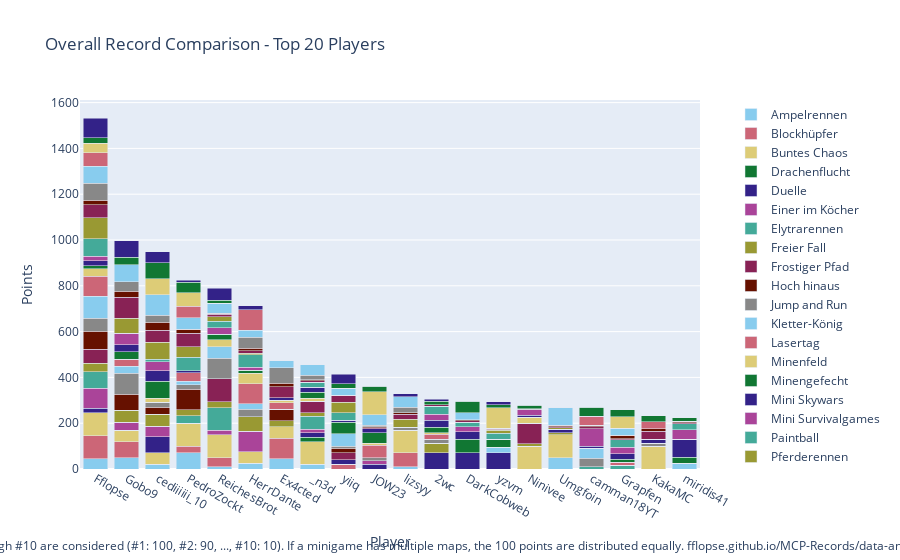

This figure's notebook cell:
### Code cell
import plotly.graph_objects as go

# Sum all columns to get the total score
outDf['Total'] = outDf.sum(axis=1)

# Sort by total score and fill N/A values with 0
outDf = outDf.sort_values(by='Total', ascending=False).fillna(0)

# Crop to top 10 players
cropDf = outDf.head(20).copy()

# Drop the 'Total' column for plotting
cropDf = cropDf.drop(columns=['Total'])

# Create a color palette
color_palette = px.colors.qualitative.Safe

# Create the stacked bar plot
fig = go.Figure()

for column in cropDf.columns.difference(['Player']):
    fig.add_trace(go.Bar(
        x=cropDf.index,
        y=cropDf[column],
        name=column,
        marker_color=color_palette[len(fig.data) % len(color_palette)]
    ))

# Update layout
fig.update_layout(
    barmode='stack',
    title='Overall Record Comparison - Top 20 Players',
    xaxis=dict(title='Player'),
    yaxis=dict(title='Points'),
    #height=800,
    #width=1000,
    legend=dict(
        x=1.05,
        y=0.5,
        traceorder='normal',
        font=dict(size=12),
        bgcolor='rgba(255, 255, 255, 0)',
        bordercolor='rgba(0, 0, 0, 0)'
    ),
    margin=dict(r=200),  # Adjust right margin to make room for the legend
    annotations=[
        dict(
            x=0.5,
            y=-0.235,
            xref='paper',
            yref='paper',
            text='Max 100 points per minigame. Records #1 through #10 are considered (#1: 100, #2: 90, ..., #10: 10). If a minigame has multiple maps, the 100 points are distributed equally. fflopse.github.io/MCP-Records/data-analysis/global-ranking.ipynb',
            showarrow=False,
            font=dict(size=12),
            xanchor='center'
        )
    ]
)

fig.show()

# save the plot as an html file

fig.write_html('out/overall_record_comparison.html')

### Figure 1 — Plotly figure (JSON) as saved in the notebook; plotly's stock layout.template omitted (floating-point values rounded to 4 significant figures)
{"data": [{"marker": {"color": "rgb(136, 204, 238)"}, "name": "Ampelrennen", "type": "bar", "x": ["Fflopse", "Gobo9", "cediiiiii_10", "PedroZockt", "ReichesBrot", "HerrDante", "Ex4cted", "_n3d", "yiiq", "JOW23", "lizsyy", "2wc", "DarkCobweb", "yzvm", "Ninivee", "Umgfoin", "camman18YT", "Grapfen", "KakaMC", "miridis41"], "y": [45, 50, 20, 70, 10, 25, 45, 20, 0, 0, 10, 0, 0, 0, 0, 50, 0, 0, 0, 25]}, {"marker": {"color": "rgb(204, 102, 119)"}, "name": "Blockhüpfer", "type": "bar", "x": ["Fflopse", "Gobo9", "cediiiiii_10", "PedroZockt", "ReichesBrot", "HerrDante", "Ex4cted", "_n3d", "yiiq", "JOW23", "lizsyy", "2wc", "DarkCobweb", "yzvm", "Ninivee", "Umgfoin", "camman18YT", "Grapfen", "KakaMC", "miridis41"], "y": [100, 70, 0, 30, 40, 0, 90, 0, 20, 0, 60, 0, 0, 0, 0, 0, 0, 0, 0, 0]}, {"marker": {"color": "rgb(221, 204, 119)"}, "name": "Buntes Chaos", "type": "bar", "x": ["Fflopse", "Gobo9", "cediiiiii_10", "PedroZockt", "ReichesBrot", "HerrDante", "Ex4cted", "_n3d", "yiiq", "JOW23", "lizsyy", "2wc", "DarkCobweb", "yzvm", "Ninivee", "Umgfoin", "camman18YT", "Grapfen", "KakaMC", "miridis41"], "y": [100, 50, 50, 100, 100, 50, 50, 100, 0, 0, 100, 0, 0, 0, 100, 100, 0, 0, 100, 0]}, {"marker": {"color": "rgb(17, 119, 51)"}, "name": "Drachenflucht", "type": "bar", "x": ["Fflopse", "Gobo9", "cediiiiii_10", "PedroZockt", "ReichesBrot", "HerrDante", "Ex4cted", "_n3d", "yiiq", "JOW23", "lizsyy", "2wc", "DarkCobweb", "yzvm", "Ninivee", "Umgfoin", "camman18YT", "Grapfen", "KakaMC", "miridis41"], "y": [0, 0, 0, 0, 0, 0, 0, 18, 0, 0, 0, 0, 0, 0, 0, 0, 0, 0, 0, 26]}, {"marker": {"color": "rgb(51, 34, 136)"}, "name": "Duelle", "type": "bar", "x": ["Fflopse", "Gobo9", "cediiiiii_10", "PedroZockt", "ReichesBrot", "HerrDante", "Ex4cted", "_n3d", "yiiq", "JOW23", "lizsyy", "2wc", "DarkCobweb", "yzvm", "Ninivee", "Umgfoin", "camman18YT", "Grapfen", "KakaMC", "miridis41"], "y": [20, 0, 70, 0, 0, 0, 0, 20, 20, 20, 0, 70, 70, 70, 0, 0, 0, 0, 0, 80]}, {"marker": {"color": "rgb(170, 68, 153)"}, "name": "Einer im Köcher", "type": "bar", "x": ["Fflopse", "Gobo9", "cediiiiii_10", "PedroZockt", "ReichesBrot", "HerrDante", "Ex4cted", "_n3d", "yiiq", "JOW23", "lizsyy", "2wc", "DarkCobweb", "yzvm", "Ninivee", "Umgfoin", "camman18YT", "Grapfen", "KakaMC", "miridis41"], "y": [86.67, 33.33, 46.67, 0, 20, 90, 0, 16.67, 0, 16.67, 0, 0, 0, 0, 0, 0, 0, 0, 0, 0]}, {"marker": {"color": "rgb(68, 170, 153)"}, "name": "Elytrarennen", "type": "bar", "x": ["Fflopse", "Gobo9", "cediiiiii_10", "PedroZockt", "ReichesBrot", "HerrDante", "Ex4cted", "_n3d", "yiiq", "JOW23", "lizsyy", "2wc", "DarkCobweb", "yzvm", "Ninivee", "Umgfoin", "camman18YT", "Grapfen", "KakaMC", "miridis41"], "y": [73.33, 0, 0, 33.33, 96.67, 0, 0, 56.67, 0, 0, 0, 0, 0, 0, 0, 0, 10, 16.67, 0, 0]}, {"marker": {"color": "rgb(153, 153, 51)"}, "name": "Freier Fall", "type": "bar", "x": ["Fflopse", "Gobo9", "cediiiiii_10", "PedroZockt", "ReichesBrot", "HerrDante", "Ex4cted", "_n3d", "yiiq", "JOW23", "lizsyy", "2wc", "DarkCobweb", "yzvm", "Ninivee", "Umgfoin", "camman18YT", "Grapfen", "KakaMC", "miridis41"], "y": [37.5, 52.5, 52.5, 25, 27.5, 62.5, 25, 15, 0, 0, 0, 42.5, 0, 0, 10, 7.5, 0, 0, 0, 0]}, {"marker": {"color": "rgb(136, 34, 85)"}, "name": "Frostiger Pfad", "type": "bar", "x": ["Fflopse", "Gobo9", "cediiiiii_10", "PedroZockt", "ReichesBrot", "HerrDante", "Ex4cted", "_n3d", "yiiq", "JOW23", "lizsyy", "2wc", "DarkCobweb", "yzvm", "Ninivee", "Umgfoin", "camman18YT", "Grapfen", "KakaMC", "miridis41"], "y": [60, 0, 0, 0, 100, 0, 0, 50, 30, 0, 0, 0, 0, 0, 90, 0, 0, 0, 0, 0]}, {"marker": {"color": "rgb(102, 17, 0)"}, "name": "Hoch hinaus", "type": "bar", "x": ["Fflopse", "Gobo9", "cediiiiii_10", "PedroZockt", "ReichesBrot", "HerrDante", "Ex4cted", "_n3d", "yiiq", "JOW23", "lizsyy", "2wc", "DarkCobweb", "yzvm", "Ninivee", "Umgfoin", "camman18YT", "Grapfen", "KakaMC", "miridis41"], "y": [80, 70, 30, 90, 0, 0, 50, 0, 20, 0, 0, 0, 0, 0, 0, 0, 0, 0, 0, 0]}, {"marker": {"color": "rgb(136, 136, 136)"}, "name": "Jump and Run", "type": "bar", "x": ["Fflopse", "Gobo9", "cediiiiii_10", "PedroZockt", "ReichesBrot", "HerrDante", "Ex4cted", "_n3d", "yiiq", "JOW23", "lizsyy", "2wc", "DarkCobweb", "yzvm", "Ninivee", "Umgfoin", "camman18YT", "Grapfen", "KakaMC", "miridis41"], "y": [56.67, 93.33, 23.33, 20, 90, 33.33, 0, 0, 10, 13.33, 13.33, 16.67, 0, 0, 0, 0, 36.67, 0, 13.33, 0]}, {"marker": {"color": "rgb(136, 204, 238)"}, "name": "Kletter-König", "type": "bar", "x": ["Fflopse", "Gobo9", "cediiiiii_10", "PedroZockt", "ReichesBrot", "HerrDante", "Ex4cted", "_n3d", "yiiq", "JOW23", "lizsyy", "2wc", "DarkCobweb", "yzvm", "Ninivee", "Umgfoin", "camman18YT", "Grapfen", "KakaMC", "miridis41"], "y": [95, 30, 0, 15, 50, 25, 0, 0, 55, 0, 0, 0, 0, 25, 0, 0, 45, 0, 0, 0]}, {"marker": {"color": "rgb(204, 102, 119)"}, "name": "Lasertag", "type": "bar", "x": ["Fflopse", "Gobo9", "cediiiiii_10", "PedroZockt", "ReichesBrot", "HerrDante", "Ex4cted", "_n3d", "yiiq", "JOW23", "lizsyy", "2wc", "DarkCobweb", "yzvm", "Ninivee", "Umgfoin", "camman18YT", "Grapfen", "KakaMC", "miridis41"], "y": [86.67, 30, 0, 36.67, 0, 86.67, 30, 0, 0, 53.33, 0, 23.33, 0, 0, 0, 0, 0, 13.33, 0, 0]}, {"marker": {"color": "rgb(221, 204, 119)"}, "name": "Minenfeld", "type": "bar", "x": ["Fflopse", "Gobo9", "cediiiiii_10", "PedroZockt", "ReichesBrot", "HerrDante", "Ex4cted", "_n3d", "yiiq", "JOW23", "lizsyy", "2wc", "DarkCobweb", "yzvm", "Ninivee", "Umgfoin", "camman18YT", "Grapfen", "KakaMC", "miridis41"], "y": [33.33, 0, 16.67, 0, 30, 46.67, 10, 13.33, 0, 10, 0, 6.667, 0, 0, 26.67, 0, 0, 0, 0, 0]}, {"marker": {"color": "rgb(17, 119, 51)"}, "name": "Minengefecht", "type": "bar", "x": ["Fflopse", "Gobo9", "cediiiiii_10", "PedroZockt", "ReichesBrot", "HerrDante", "Ex4cted", "_n3d", "yiiq", "JOW23", "lizsyy", "2wc", "DarkCobweb", "yzvm", "Ninivee", "Umgfoin", "camman18YT", "Grapfen", "KakaMC", "miridis41"], "y": [12.5, 32.5, 75, 0, 25, 12.5, 0, 25, 50, 45, 0, 22.5, 60, 35, 0, 0, 0, 12.5, 0, 0]}, {"marker": {"color": "rgb(51, 34, 136)"}, "name": "Mini Skywars", "type": "bar", "x": ["Fflopse", "Gobo9", "cediiiiii_10", "PedroZockt", "ReichesBrot", "HerrDante", "Ex4cted", "_n3d", "yiiq", "JOW23", "lizsyy", "2wc", "DarkCobweb", "yzvm", "Ninivee", "Umgfoin", "camman18YT", "Grapfen", "KakaMC", "miridis41"], "y": [21.67, 31.67, 45, 8.333, 0, 0, 11.67, 23.33, 8.333, 16.67, 0, 31.67, 31.67, 0, 8.333, 16.67, 8.333, 25, 16.67, 0]}, {"marker": {"color": "rgb(170, 68, 153)"}, "name": "Mini Survivalgames", "type": "bar", "x": ["Fflopse", "Gobo9", "cediiiiii_10", "PedroZockt", "ReichesBrot", "HerrDante", "Ex4cted", "_n3d", "yiiq", "JOW23", "lizsyy", "2wc", "DarkCobweb", "yzvm", "Ninivee", "Umgfoin", "camman18YT", "Grapfen", "KakaMC", "miridis41"], "y": [20, 50, 40, 0, 26.67, 13.33, 0, 0, 0, 0, 0, 26.67, 23.33, 0, 23.33, 0, 76.67, 26.67, 0, 40]}, {"marker": {"color": "rgb(68, 170, 153)"}, "name": "Paintball", "type": "bar", "x": ["Fflopse", "Gobo9", "cediiiiii_10", "PedroZockt", "ReichesBrot", "HerrDante", "Ex4cted", "_n3d", "yiiq", "JOW23", "lizsyy", "2wc", "DarkCobweb", "yzvm", "Ninivee", "Umgfoin", "camman18YT", "Grapfen", "KakaMC", "miridis41"], "y": [76.67, 0, 10, 60, 30, 53.33, 0, 20, 33.33, 0, 0, 33.33, 20, 26.67, 0, 0, 0, 33.33, 0, 26.67]}, {"marker": {"color": "rgb(153, 153, 51)"}, "name": "Pferderennen", "type": "bar", "x": ["Fflopse", "Gobo9", "cediiiiii_10", "PedroZockt", "ReichesBrot", "HerrDante", "Ex4cted", "_n3d", "yiiq", "JOW23", "lizsyy", "2wc", "DarkCobweb", "yzvm", "Ninivee", "Umgfoin", "camman18YT", "Grapfen", "KakaMC", "miridis41"], "y": [91.67, 65, 73.33, 45, 20, 6.667, 0, 0, 45, 0, 35, 0, 0, 13.33, 0, 6.667, 0, 0, 0, 0]}, {"marker": {"color": "rgb(136, 34, 85)"}, "name": "Replika", "type": "bar", "x": ["Fflopse", "Gobo9", "cediiiiii_10", "PedroZockt", "ReichesBrot", "HerrDante", "Ex4cted", "_n3d", "yiiq", "JOW23", "lizsyy", "2wc", "DarkCobweb", "yzvm", "Ninivee", "Umgfoin", "camman18YT", "Grapfen", "KakaMC", "miridis41"], "y": [56.6, 91.46, 53.59, 60.1, 10.78, 11.26, 47.09, 7.476, 30.1, 5.437, 21.75, 7.476, 4.854, 3.01, 2.816, 2.816, 7.864, 4.466, 35.83, 3.981]}, {"marker": {"color": "rgb(102, 17, 0)"}, "name": "Sammelwahn", "type": "bar", "x": ["Fflopse", "Gobo9", "cediiiiii_10", "PedroZockt", "ReichesBrot", "HerrDante", "Ex4cted", "_n3d", "yiiq", "JOW23", "lizsyy", "2wc", "DarkCobweb", "yzvm", "Ninivee", "Umgfoin", "camman18YT", "Grapfen", "KakaMC", "miridis41"], "y": [21, 27.5, 35.25, 16.25, 3.25, 10, 16.75, 4.5, 0, 4, 5, 0, 6, 4.5, 2, 7, 6, 15.75, 10.75, 7]}, {"marker": {"color": "rgb(136, 136, 136)"}, "name": "Schießstand", "type": "bar", "x": ["Fflopse", "Gobo9", "cediiiiii_10", "PedroZockt", "ReichesBrot", "HerrDante", "Ex4cted", "_n3d", "yiiq", "JOW23", "lizsyy", "2wc", "DarkCobweb", "yzvm", "Ninivee", "Umgfoin", "camman18YT", "Grapfen", "KakaMC", "miridis41"], "y": [72.5, 40, 30, 0, 0, 50, 67.5, 20, 0, 7.5, 25, 0, 0, 0, 0, 0, 0, 0, 0, 0]}, {"marker": {"color": "rgb(136, 204, 238)"}, "name": "Spleef", "type": "bar", "x": ["Fflopse", "Gobo9", "cediiiiii_10", "PedroZockt", "ReichesBrot", "HerrDante", "Ex4cted", "_n3d", "yiiq", "JOW23", "lizsyy", "2wc", "DarkCobweb", "yzvm", "Ninivee", "Umgfoin", "camman18YT", "Grapfen", "KakaMC", "miridis41"], "y": [75, 75, 90, 50, 45, 30, 30, 45, 30, 45, 45, 0, 30, 0, 0, 80, 0, 30, 0, 0]}, {"marker": {"color": "rgb(204, 102, 119)"}, "name": "Todeswürfel", "type": "bar", "x": ["Fflopse", "Gobo9", "cediiiiii_10", "PedroZockt", "ReichesBrot", "HerrDante", "Ex4cted", "_n3d", "yiiq", "JOW23", "lizsyy", "2wc", "DarkCobweb", "yzvm", "Ninivee", "Umgfoin", "camman18YT", "Grapfen", "KakaMC", "miridis41"], "y": [60, 0, 0, 50, 0, 90, 0, 0, 0, 0, 0, 0, 0, 0, 0, 0, 40, 0, 30, 0]}, {"marker": {"color": "rgb(221, 204, 119)"}, "name": "Waffenfolge", "type": "bar", "x": ["Fflopse", "Gobo9", "cediiiiii_10", "PedroZockt", "ReichesBrot", "HerrDante", "Ex4cted", "_n3d", "yiiq", "JOW23", "lizsyy", "2wc", "DarkCobweb", "yzvm", "Ninivee", "Umgfoin", "camman18YT", "Grapfen", "KakaMC", "miridis41"], "y": [40, 0, 70, 60, 0, 0, 0, 0, 0, 100, 0, 0, 0, 90, 0, 0, 0, 50, 0, 0]}, {"marker": {"color": "rgb(17, 119, 51)"}, "name": "Walls", "type": "bar", "x": ["Fflopse", "Gobo9", "cediiiiii_10", "PedroZockt", "ReichesBrot", "HerrDante", "Ex4cted", "_n3d", "yiiq", "JOW23", "lizsyy", "2wc", "DarkCobweb", "yzvm", "Ninivee", "Umgfoin", "camman18YT", "Grapfen", "KakaMC", "miridis41"], "y": [25, 32.5, 70, 45, 12.5, 0, 0, 0, 20, 25, 0, 15, 50, 12.5, 15, 0, 40, 30, 25, 15]}, {"marker": {"color": "rgb(51, 34, 136)"}, "name": "Wettrennen", "type": "bar", "x": ["Fflopse", "Gobo9", "cediiiiii_10", "PedroZockt", "ReichesBrot", "HerrDante", "Ex4cted", "_n3d", "yiiq", "JOW23", "lizsyy", "2wc", "DarkCobweb", "yzvm", "Ninivee", "Umgfoin", "camman18YT", "Grapfen", "KakaMC", "miridis41"], "y": [84, 72, 48, 10, 52, 16, 0, 0, 42, 0, 14, 8, 0, 14, 0, 0, 0, 0, 0, 0]}], "layout": {"annotations": [{"font": {"size": 12}, "showarrow": false, "text": "Max 100 points per minigame. Records #1 through #10 are considered (#1: 100, #2: 90, ..., #10: 10). If a minigame has multiple maps, the 100 points are distributed equally. fflopse.github.io/MCP-Records/data-analysis/global-ranking.ipynb", "x": 0.5, "xanchor": "center", "xref": "paper", "y": -0.235, "yref": "paper"}], "barmode": "stack", "legend": {"bgcolor": "rgba(255, 255, 255, 0)", "bordercolor": "rgba(0, 0, 0, 0)", "font": {"size": 12}, "traceorder": "normal", "x": 1.05, "y": 0.5}, "margin": {"r": 200}, "title": {"text": "Overall Record Comparison - Top 20 Players"}, "xaxis": {"title": {"text": "Player"}}, "yaxis": {"title": {"text": "Points"}}}}
